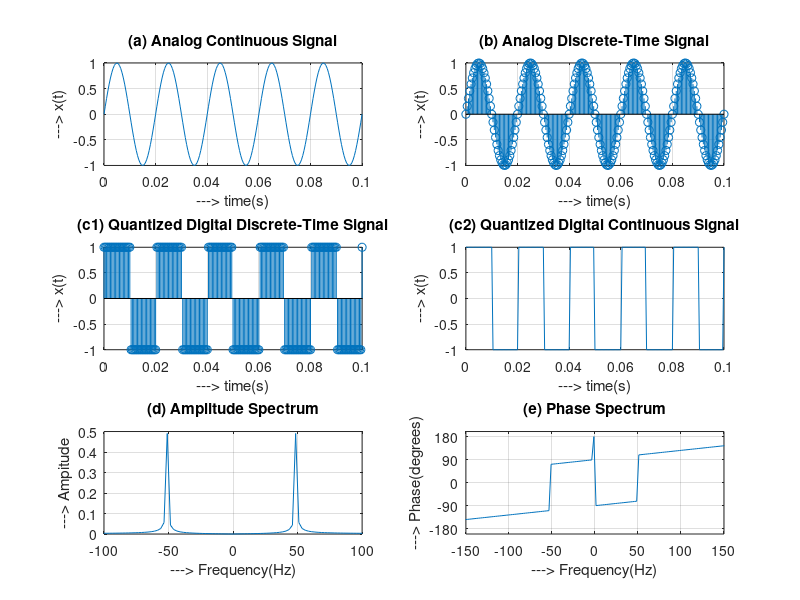

Write MATLAB code to recreate this figure.
clear all;
close all;
clc;

t = 0:1/2000:0.1;           %Time vector
x = sin(2*pi*50*t);         %signal vector

%<------1(a)------>
subplot(3,2,1);
plot(t,x);              %Plot analog continuous signal
xlabel('---> time(s)');   ylabel('---> x(t)');
title('(a) Analog Continuous Signal');
grid on;

%<------1(b)------>
subplot(3,2,2);
stem(t,x);              %Plot analog discrete time signal
xlabel('---> time(s)');   ylabel('---> x(t)');
title('(b) Analog Discrete-Time Signal');
grid on;

%<------1(c1)------>
%<---Quantize the signal--->
xq = x;                 %xq contains quantized values of the signal
for i = 1:length(t)
    if x(i) >= 0
        xq(i) = 1;
    else
        xq(i) = -1;
    end
end

subplot(3,2,3);
stem(t,xq);             %Plot quantized digital discrete-time Signal
xlabel('---> time(s)');   ylabel('---> x(t)');
title('(c1) Quantized Digital Discrete-Time Signal');
grid on;

%<------1(c2)------>
subplot(3,2,4);
plot(t,xq);             %Plot quantized digital continuous signal
xlabel('---> time(s)');   ylabel('---> x(t)');
title('(c2) Quantized Digital Continuous Signal');
grid on;

%<------1(d)------>
ft = fft(x);
N = length(ft);         %Number of samples
ts = 0.002;             %time 
df = 1/(N*ts);          %frequency gap
t = [0:N-1]*ts;         %Time vector
x = sin(2*pi*50*t);
Xf_shift = fftshift(fft(x))/length(x);  %perform zero-centered circular shift on fourier transform and normalize it      
Ff_shift = [-N/2:N/2-1]*df;      

subplot(3,2,5);
plot(Ff_shift, abs(Xf_shift));          %Plot amplitude spectrum
xlim([-100 100]);               yticks(0:0.1:1);
xlabel('---> Frequency(Hz)');   ylabel('---> Ampitude');
title('(d) Amplitude Spectrum');
grid on;

%<------1(e)------>
subplot(3,2,6);
plot(Ff_shift, angle(Xf_shift)*180/pi);  %Plot phase spectrum
xlim([-150 150]);               yticks(-360:90:360);
xlabel('---> Frequency(Hz)');   ylabel('---> Phase(degrees)');
title('(e) Phase Spectrum');
grid on;
